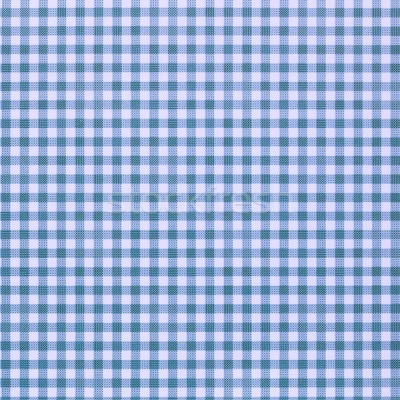
#> input picture previous-methods/texture-matching-master/data/lbp/test/checkered-1.jpg, 400 x 400 px
$ python -i research_surf.py   (imports and definitions only)
#> lines starting #> are read from the running program, lines starting #| are printed output that depends on the picture
#!/usr/bin/env python

'''
Uses SURF to match two images.

Based on the sample code from opencv:
  samples/python2/find_obj.py

USAGE
  find_obj.py <image1> <image2>
'''

import numpy
import cv2
import sys
import glob

###############################################################################
# Image Matching
###############################################################################

# [89 lines left out: functions match_images, filter_matches, explore_match, draw_matches, not called in this run]


###############################################################################
# Convert ROS image to OpenCV image
###############################################################################

class image_converter:

  def __init__(self):
    self.image_pub = rospy.Publisher("image_topic_2",Image,queue_size=3)

    self.bridge = CvBridge()
    self.image_sub = rospy.Subscriber("/usb_cam/image_raw",Image,self.callback)

  # [34 lines left out: functions callback, main, not called in this run]

###############################################################################
# Test Main
###############################################################################

# [2 lines not run here, left out]


>>> import cv2
>>> picture = cv2.imread('texture-matching-master/data/lbp/test/checkered-1.jpg', cv2.IMREAD_GRAYSCALE)
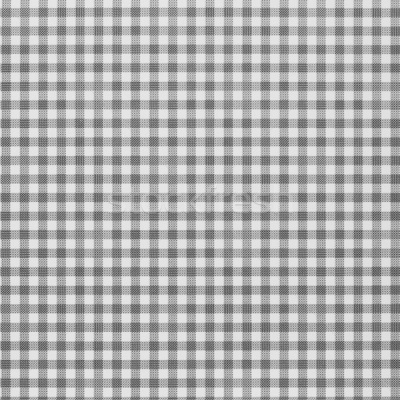
#> picture: shape (400, 400); min 67, max 239, mean 174
#> (the run stopped early here; a loop or call above may not have finished)
